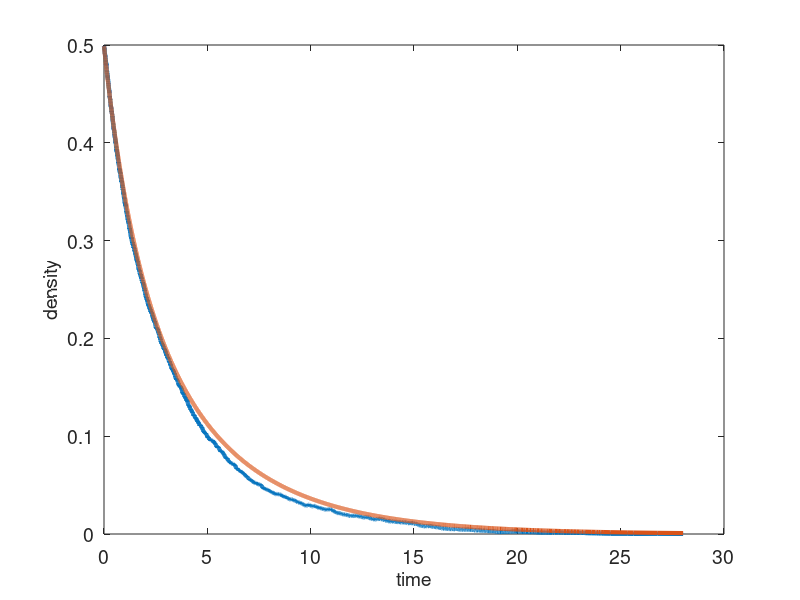

Recreate this plot in MATLAB. (Note: this script raises an error after producing the figure.)
% combination of Gillespie (40 realisations), logistic and Runge-Kutta with KSA in 2D
% no scaling, allowing Pd > Pp
clear all


% Parameters

% lattice dimension
dim = 2;

% half length of the side of square
L = 100;

Pm = 1; % transition rate per unit time of moving to another lattice site

Pp = 0.4; % proliferation rate per unit time of giving rise to another agent

Pd = 0.6; % death rate per unit time


cells = zeros(L,L); % array that will store the sites

% initially choose randomly if each state is occupied or no

% choose a random number for each state
rand_initial = rand(L,L);%/1.9;

for i = 1:L      
   % if the random number is greater than 0.5, then assume that initially
   % there is a cell at that site. 1 corresponds to that cell
   for j = 1:L
      if rand_initial(i,j)>0.5
        cells(i,j) = 1; 
      end
   end
end

cells_initial = cells;

Q = sum(sum(cells)); % store the number of cells at different times


%%%%%%%%%%%%%%%%%%%%%%%%%%%%%%%%%
% this is for logistic growth

Q_initial = Q;

t_final = 50; % time interval for Gillespie algorithm

%%%%%%%
% Gillespie will be done mutliple times
    
Gillespie_iterations = 1;

%%%%%
% Preallocate size approximately to save time, not sure how much time it saves 
a0 = (Pm + Pp + Pd)*Q_initial;
tau = log (1/rand) / a0; % first time step

len = round(t_final/tau); % assume that there will be len simulations

NumberOfCells = zeros (len,Gillespie_iterations); % approximately len iterations for each Gillespie iteration

%store_time = zeros(1,len); 

for j =1:Gillespie_iterations

    a0 = (Pm + Pp + Pd)*Q_initial; % total propensity function 
    Q = Q_initial; % set this for each new iteration
    cells = cells_initial;
        
    
    t = 0; % initialise time
    iter = 0; % count the number of iterations

    %Cells = zeros(L,30);



    %%%%%%%%%%%%%%%%%%%%%%%%%%%%%%%

    while t < t_final

    iter = iter + 1;
    NumberOfCells(iter,j) = Q;
    %Cells(:,iter) = cells; % check how it looks like
    
    tau = log (1/rand) / a0; % choose time till the next event

    % choose which event occurs (movement, proliferation or death)#

    R = a0*rand;

    % Movement event
    if R < Pm*Q
        
       random_permutation_row = randperm(L);
       random_permutation_column = randperm(L);
       agent_ID_row = random_permutation_row(1); % choose a random agent 
       agent_ID_column = random_permutation_column(1); % choose a random agent 
       
       % check if it is actually an agent and not zero at that point and if
       % not choose until it is an agent
       while cells(agent_ID_row,agent_ID_column) == 0
           random_permutation_row = randperm(L);
           random_permutation_column = randperm(L);
           agent_ID_row = random_permutation_row(1); % choose a random agent 
           agent_ID_column = random_permutation_column(1); % choose a random agent  
       end
       
       % choose one of its 4 neighbours
       random_number = rand;
       % neighbour up
       if random_number < 0.25
          neighbour_ID_row = agent_ID_row + 1; 
          neighbour_ID_column = agent_ID_column; 
          %periodic boundary conditions
          if neighbour_ID_row == L+1
             neighbour_ID_row = 1;  
          end
          
       % neighbour down        
       elseif random_number > 0.25 && random_number < 0.5
          neighbour_ID_row = agent_ID_row -1;
          neighbour_ID_column = agent_ID_column;       
          %periodic boundary conditions
          if neighbour_ID_row == 0
             neighbour_ID_row = L;  
          end
          
       % neighbour left
       elseif random_number > 0.5 && random_number < 0.75
          neighbour_ID_column = agent_ID_column -1;
          neighbour_ID_row = agent_ID_row;
          %periodic boundary conditions
          if neighbour_ID_column == 0
             neighbour_ID_column = L;  
          end        
          
       % neighbour right
       elseif random_number > 0.75
          neighbour_ID_column = agent_ID_column +1;
          neighbour_ID_row = agent_ID_row;
          %periodic boundary conditions
          if neighbour_ID_column == L+1
             neighbour_ID_column = 1;  
          end    
          
       end

       % check if the neighbour is empty, if yes, move the cell to that grid
       if cells(neighbour_ID_row,neighbour_ID_column) == 0
          cells(neighbour_ID_row,neighbour_ID_column) = 1;
          cells(agent_ID_row,agent_ID_column) = 0;

       end

    end

    % Proliferation event
    if R > Pm*Q && R < (Pm+Pp)*Q

       random_permutation_row = randperm(L);
       random_permutation_column = randperm(L);
       agent_ID_row = random_permutation_row(1); % choose a random agent 
       agent_ID_column = random_permutation_column(1); % choose a random agent 
       
       % check if it is actually an agent and not zero at that point and if
       % not choose until it is an agent
       while cells(agent_ID_row,agent_ID_column) == 0
           random_permutation_row = randperm(L);
           random_permutation_column = randperm(L);
           agent_ID_row = random_permutation_row(1); % choose a random agent 
           agent_ID_column = random_permutation_column(1); % choose a random agent  
       end
       
       

       % choose one of its 4 neighbours
       random_number = rand;
       % neighbour up
       if random_number < 0.25
          neighbour_ID_row = agent_ID_row + 1; 
          neighbour_ID_column = agent_ID_column; 
          %periodic boundary conditions
          if neighbour_ID_row == L+1
             neighbour_ID_row = 1;  
          end
          
       % neighbour down        
       elseif random_number > 0.25 && random_number < 0.5
          neighbour_ID_row = agent_ID_row -1;
          neighbour_ID_column = agent_ID_column;       
          %periodic boundary conditions
          if neighbour_ID_row == 0
             neighbour_ID_row = L;  
          end
          
       % neighbour left
       elseif random_number > 0.5 && random_number < 0.75
          neighbour_ID_column = agent_ID_column -1;
          neighbour_ID_row = agent_ID_row;
          %periodic boundary conditions
          if neighbour_ID_column == 0
             neighbour_ID_column = L;  
          end        
          
       % neighbour right
       elseif random_number > 0.75
          neighbour_ID_column = agent_ID_column +1;
          neighbour_ID_row = agent_ID_row;
          %periodic boundary conditions
          if neighbour_ID_column == L+1
             neighbour_ID_column = 1;  
          end    
          
       end

       % check if the neighbour is empty, if yes, move the cell to that grid
       if cells(neighbour_ID_row,neighbour_ID_column) == 0
          cells(neighbour_ID_row,neighbour_ID_column) = 1;
          Q = Q + 1; % increase in total population
          a0 = a0 + (Pm + Pp + Pd); % change in total propensity function
       end

    end
    
    % Death event

    if R > (Pm+Pp)*Q  && R < (Pm+Pp + Pd)*Q

       random_permutation_row = randperm(L);
       random_permutation_column = randperm(L);
       agent_ID_row = random_permutation_row(1); % choose a random agent 
       agent_ID_column = random_permutation_column(1); % choose a random agent 
       
       % check if it is actually an agent and not zero at that point and if
       % not choose until it is an agent
       while cells(agent_ID_row,agent_ID_column) == 0
           random_permutation_row = randperm(L);
           random_permutation_column = randperm(L);
           agent_ID_row = random_permutation_row(1); % choose a random agent 
           agent_ID_column = random_permutation_column(1); % choose a random agent  
       end
       
       % cell dies

       cells(agent_ID_row, agent_ID_column) = 0;
       Q = Q - 1; % decrease in total population
       a0 = a0 - (Pm + Pp + Pd); % change in total propensity function
    end

    t = t + tau;
    b(iter)=tau;
    a0_iter(iter) = a0;

    store_time(iter) = t;
end


    % if a0=0, tau infinity, for further usage of timeset maximal time to the
    % previous one
    if store_time(length(store_time))==Inf
        store_time(length(store_time)) = store_time(length(store_time)-1);
    end
    

end



%rescaled_time = (Pp-Pd)*store_time; % rescale time to allow parameter comparison


TimeReductionFactor = 1; % when death rate is increase, this has to be increased as well

store_time = store_time(1:round(length(store_time)/TimeReductionFactor)); % make sure that all 40 simulations were running till the end time

Sum_NumberOfCells = zeros(size(NumberOfCells,1),1);

for j=1:Gillespie_iterations
    Sum_NumberOfCells = Sum_NumberOfCells + NumberOfCells(:,j);
end
average_NumberOfCells = Sum_NumberOfCells/Gillespie_iterations;

%rescaled_density = (Pp - Pd)/Pp * average_NumberOfCells/L^2; %wrong
density = average_NumberOfCells/L^2;


% plot the changes in the number of cells
figure

% plot(rescaled_time,rescaled_density(1:length(rescaled_time)),'LineWidth', 3);set(gca,'FontSize',14); % number of cells in the system
% %h_legend = legend('1st component','2nd component','Total');
% %set(h_legend,'FontSize',14)
% xlabel('rescaled time','FontSize',14)
% ylabel('rescaled density','FontSize',14)

% save data

save_time = store_time;
save_density = density(1:length(store_time));
save_cA0 = Q_initial/L^2; % initial density
save_store_time = store_time; % these have to be saved, same as save_time in this case

save('gillespie2D_large_initial_Pp04_Pd06_no_scaling.mat','save_time','save_density','save_cA0','save_store_time');

S = load('gillespie2D_large_initial_Pp04_Pd06_no_scaling.mat');

plot(S.save_time,S.save_density,'LineWidth', 3);set(gca,'FontSize',14); % number of cells in the system
%h_legend = legend('1st component','2nd component','Total');
%set(h_legend,'FontSize',14)
xlabel('time','FontSize',14)
ylabel('density','FontSize',14)





%%%%%%%%%%%%%%%%
% solution to the corresponding logistic growth equation

cA0 = Q_initial/L^2; % initial density
cA0_bar = (Pp)/(Pp - Pd)*cA0;

f = @(t) cA0_bar * exp(t)/(1+cA0_bar*(exp(t)-1)); % solution to the equation 

rescaled_time = (Pp-Pd)*store_time;

for i = 1 : length(rescaled_time)
       y_log(i) = f(rescaled_time(i)); 
end

%scale back the solution
y_log_new = y_log * (Pp-Pd)/Pp;

%%% plot logistic solution 

hold on
plot(store_time,y_log_new,'LineWidth', 3)
xlabel('time','FontSize',14)
ylabel('density','FontSize',14)


%%%%%%%%%%%%%%%%%%%%%%%%%
% adding KSA


cA0 = Q_initial/L^2; % initial density of cells

dt = 0.01; % time step

N = round(store_time(length(1:round(length(store_time))))/dt); % number of simulations, chosen to be the same as for Gillespie

% Additional parameters

max_rad = sqrt(2*(L/2)^2); % maximal radius that would cover all the lattice
% Initial conditions 

dr = 0.5; % radially approximated at this distance (after distance 5), i.e 5, 5 + dr, 5 + 2dr

numberDer = (round(max_rad) - 5)/dr ; % this is to cound the number of additional derivatives
     
y = zeros(14 + numberDer,1); % 14 fixed derivatives, the rest varying depending on the size of the grid

y(:,1) = cA0^2 * ones(14+numberDer,1); % initial density of two-point distribution functions 
y(1,1) = cA0; % initial condition for 1-point distribution function


t = 0; % start time

dt = 0.01; % time step

% 4th order Runge Kutta

for i = 2 : N
    
    t = t + dt;

    k1 = dynamics (t,y(:,i-1),Pm,Pp,Pd,max_rad,dr);
    k2 = dynamics (t+dt/2,y(:,i-1)+dt/2 * k1,Pm,Pp,Pd,max_rad,dr);
    k3 = dynamics (t+dt/2,y(:,i-1)+dt/2 * k2,Pm,Pp,Pd,max_rad,dr);
    k4 = dynamics (t+dt, y(:,i-1) + dt*k3,Pm,Pp,Pd,max_rad,dr);
    y(:,i) = y(:,i-1) + dt/6 * (k1 + 2*k2 + 2*k3 + k4);  
    
    store_time_Runge(i) = t;
end


rescaled_time = store_time_Runge; 

y_rescaled =  y;


hold on
plot(store_time_Runge,y_rescaled(1,:),'LineWidth', 3)
%h_legend = legend('Gillespie 2D','Logistic growth','KSA');
%set(h_legend,'FontSize',14)
xlabel('time','FontSize',14)
ylabel('density','FontSize',14)
title(['L = ' num2str(L) ', P_m = ' num2str(Pm) ', P_p = ' num2str(Pp) ', P_d = ' num2str(Pd) ' '],'FontSize',14)
set(gca,'linewidth',3)
set(gca,'FontWeight','bold')
set(gca,'FontSize',24)






function deriv = dynamics(t,y,Pm,Pp,Pd,max_rad,dr)
    
    

    numberDer = (round(max_rad) - 5)/dr ; % this is to cound the number of additional derivatives
     
    deriv = zeros(14 + numberDer,1);

    deriv(1) = (Pp*(y(1)-y(2)) - Pd *y(1)); % dynamics of one-point distribution function
    
    deriv(2) = (Pm*0.5* (y(4) + 2 * y(3) - 3* y(2)) - 2 * Pd*y(2) + ...
        Pp * 0.5 * (y(1) - y(2)) + 0.5 * Pp * (y(3) + y(4)) *(y(1) - y(2))^2 /(y(1)^2*(1-y(1)))); % distance 1
    
    deriv(3) = 0.5 * Pm * (y(2) + y(5) + y(2) + y(5) - 4*y(3)) - ...
        2 * Pd * y(3) + 0.5 * Pp * (y(1) - y(3))* (y(1) - y(2))*(y(2)+y(5)+y(2)+ y(5))/(y(1)^2*(1-y(1))); % distance srt(2)
    
    deriv(4) = 0.5 * Pm * (y(7) + y(2) + y(5) + y(5) - 4*y(4)) - ...
        2 * Pd * y(4) + 0.5 * Pp * (y(1) - y(4))* (y(1) - y(2))*(y(7)+y(2)+y(5)+ y(5))/(y(1)^2*(1-y(1))); % distance 2
    
    deriv(5) = 0.5 * Pm * (y(8) + y(3) + y(6) + y(4) - 4*y(5)) - ...
        2 * Pd * y(5) + 0.5 * Pp * (y(1) - y(5))* (y(1) - y(2))*(y(8)+y(3)+y(6)+ y(4))/(y(1)^2*(1-y(1))); % distance sqrt(5)
    
    deriv(6) = 0.5 * Pm * (y(9) + y(5) + y(9) + y(5) - 4*y(6)) - ...
        2 * Pd * y(6) + 0.5 * Pp * (y(1) - y(6))* (y(1) - y(2))*(y(9)+y(5)+y(9)+ y(5))/(y(1)^2*(1-y(1))); % distance sqrt(8)
    
    deriv(7) = 0.5 * Pm * (y(10) + y(4) + y(8) + y(8) - 4*y(7)) - ...
        2 * Pd * y(7) + 0.5 * Pp * (y(1) - y(7))* (y(1) - y(2))*(y(10)+y(4)+y(8)+ y(8))/(y(1)^2*(1-y(1))); % distance 3     
    
    deriv(8) = 0.5 * Pm * (y(11) + y(9) + y(5) + y(7) - 4*y(8)) - ...
        2 * Pd * y(8) + 0.5 * Pp * (y(1) - y(8))* (y(1) - y(2))*(y(11)+y(9)+y(5)+ y(7))/(y(1)^2*(1-y(1)));
    
    deriv(9) = 0.5 * Pm * (y(12) + y(8) + y(6) + y(13) - 4*y(9)) - ...
        2 * Pd * y(9) + 0.5 * Pp * (y(1) - y(9))* (y(1) - y(2))*(y(12)+y(8)+y(6)+ y(13))/(y(1)^2*(1-y(1)));   
    
    deriv(10) = 0.5 * Pm * (y(7) + y(14) + y(11) + y(11) - 4*y(10)) - ...
        2 * Pd * y(10) + 0.5 * Pp * (y(1) - y(10))* (y(1) - y(2))*(y(7)+y(14)+y(11)+ y(11))/(y(1)^2*(1-y(1)));
    
    deriv(11) = 0.5 * Pm * (y(13) + y(10) + y(8) + y(15) - 4*y(11)) - ...
        2 * Pd * y(11) + 0.5 * Pp * (y(1) - y(11))* (y(1) - y(2))*(y(13)+y(10)+y(8)+ y(15))/(y(1)^2*(1-y(1)));
        
    deriv(12) = 0.5 * Pm * (y(9) + y(9) + y(14) + y(14) - 4*y(12)) - ...
        2 * Pd * y(12) + 0.5 * Pp * (y(1) - y(12))* (y(1) - y(2))*(y(9)+y(9)+y(14)+ y(14))/(y(1)^2*(1-y(1)));  
    
    deriv(13) = 0.5 * Pm * (y(11) + y(14) + y(9) + y(15) - 4*y(13)) - ...
        2 * Pd * y(13) + 0.5 * Pp * (y(1) - y(13))* (y(1) - y(2))*(y(11)+y(14)+y(9)+ y(15))/(y(1)^2*(1-y(1))); % distance sqrt(20)
    
    
    %%%% If dr =0.5 fixed, I will not vary it, then
    
    deriv(14) = 0.5 * Pm * (y(13) + y(12) + y(16) + y(16) - 4*y(14)) - ...
        2 * Pd * y(14) + 0.5 * Pp * (y(1) - y(14))* (y(1) - y(2))*(y(13)+y(12)+y(16)+ y(16))/(y(1)^2*(1-y(1))); % distance 5
    
    
    %%%% be careful because actually y(16) depend on dr    FALSE!!!!!!!!!
%     if sqrt(32) < 5 + dr && sqrt(34) < 5 +dr
%     deriv(14) = 0.5 * Pm * (y(13) + y(12) + y(15) + y(15) - 4*y(14)) - ...
%         2 * Pd * y(14) + 0.5 * Pp * (y(1) - y(14))* (y(1) - y(2))*(y(13)+y(12)+y(15)+ y(15))/(y(1)^2*(1-y(1)));
%     elseif  sqrt(32) > 5 +dr
%     deriv(14) = 0.5 * Pm * (y(13) + y(12) + y(16) + y(16) - 4*y(14)) - ...
%         2 * Pd * y(14) + 0.5 * Pp * (y(1) - y(14))* (y(1) - y(2))*(y(13)+y(12)+y(16)+ y(16))/(y(1)^2*(1-y(1)));
%     else 
%     deriv(14) = 0.5 * Pm * (y(13) + y(12) + y(15) + y(16) - 4*y(14)) - ...
%         2 * Pd * y(14) + 0.5 * Pp * (y(1) - y(14))* (y(1) - y(2))*(y(13)+y(12)+y(15)+ y(16))/(y(1)^2*(1-y(1)));       
%     end       
    % now the distance is more than 5, so all will be approximated
    % uniformly 
    
   
    
    current_radius = 5;
    
    i = 15; % will start considering regular grid from this derivative
    
    % update derivatives until 1 before maximal radius
    while current_radius +dr < max_rad -dr % this is very approximate
        
        current_radius = current_radius + dr; % increase radius by dr
        
        deriv(i) = Pm * (y(i-1)+ y(i+1) - 2 *y(i))/dr^2 + 1/current_radius * (y(i+1) - y(i-1))/(2*dr) ...
            - 2 * Pd * y(i) + Pp * (y(1) - y(i))* (y(1) - y(2))*(y(i+1)+ y(i-1))/(y(1)^2*(1-y(1)));
        
        i = i+1;
    end
    
    last = 14 + numberDer;
    % periodic boundary conditions
%     deriv(last) =  Pm * (y(last-1)+ y(2) - 2 *y(last))/dr^2 + 1/current_radius * (y(2) - y(last-1))/(2*dr) ...
%             - 2 * Pd * y(last) + Pp * (y(1) - y(last))* (y(1) - y(2))*(y(2)+ y(last-1))/(y(1)^2*(1-y(1)));
    % boundary conditions correctly
    deriv(last) =  Pm * (y(last-1)+ y(last-1) - 2 *y(last))/dr^2 + 1/current_radius * (y(2) - y(last-1))/(2*dr) ...
            - 2 * Pd * y(last) + Pp * (y(1) - y(last))* (y(1) - y(2))*(y(last-1)+ y(last-1))/(y(1)^2*(1-y(1)));
        
end



